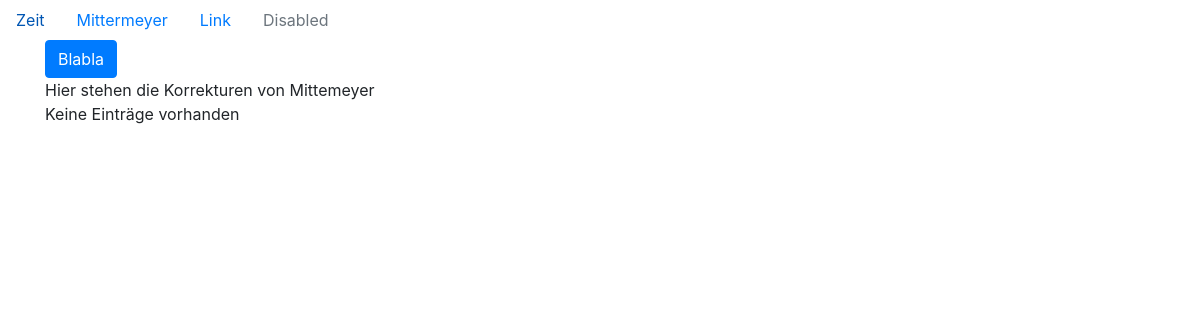
Before: /zeit/888888888888888/ with the older database file.
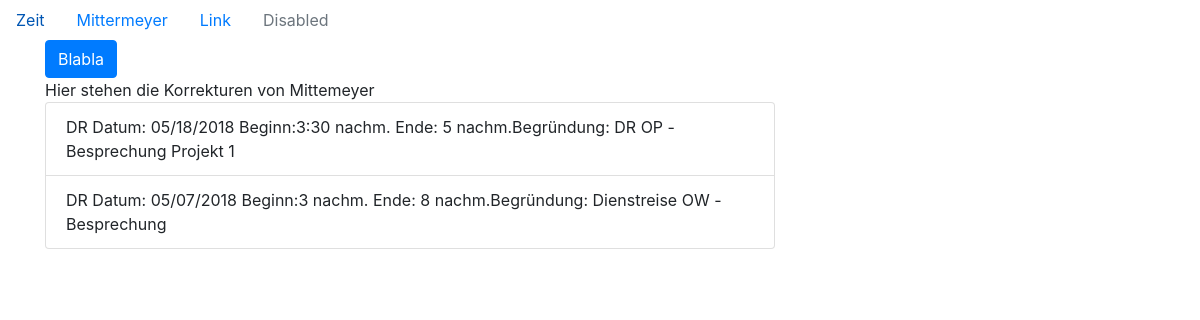
After: the same page with the newer database file.
### zeit/models.py (models this page shows, shortened)
class ZeitKorrektur(models.Model):
    KORR_TYPES = (
        ('DI', 'Dienst'),
        ('SU', 'Sonderurlaub'),
        ('VB', 'Vergessene Buchung'),
        ('DR', 'Dienstreise'),
    )
    person = models.ForeignKey(Person, on_delete=models.CASCADE)
    art = models.CharField(max_length=2, choices=KORR_TYPES)
    datum = models.DateField()
    beginn = models.TimeField()
    ende = models.TimeField()
    begruendung = models.TextField('Begründung', max_length=150)
    gedruckt = models.BooleanField()

### zeit/views.py (the view)
# urls.py: path('<int:pers_nr>/', views.detail, name='detail')
def detail(request, pers_nr):
    name = Person.objects.get(pers_nr=pers_nr).nach_name
    text = "Hier stehen die Korrekturen von {}".format(name)
    blabla = "Blabla"
    try:
        corrections = ZeitKorrektur.objects.select_related().filter(person=pers_nr)
    except Zeitkorrektur.DoesNotExist:
        raise Http404("Zeitkorrektur nicht vorhanden")
    context = {
        'text' : text,
        'blabla' : blabla,
        'corrections' : corrections,
    }
    return render(request, 'detail.html', context)

### zeit/templates/detail.html
{% extends 'base.html' %}
{% block content %}
<button type="button" class="btn btn-primary">{{ blabla }}</button>
<div>{{ text }}</div>
{% if corrections %}
<ul class="list-group">
    {% for cor in corrections %}
    <li class="list-group-item">{{ cor.art }} Datum: {{ cor.datum | date:'SHORT_DATE_FORMAT'}} Beginn:{{ cor.beginn }} Ende: {{ cor.ende }}Begründung: {{ cor.begruendung }}</li>
    {% endfor %}
</ul>
{% else %}
    <div>Keine Einträge vorhanden</div>
{% endif %}
{% endblock %}

### zeit/templates/base.html (shortened to what this page needs)
{% load bootstrap4 %}
{% bootstrap_css %}
<!doctype html>
<html lang="de">
    <head>
    </head>
<body>
        <nav class="nav">
                <a class="nav-link active" href="/zeit/">Zeit</a>
                <a class="nav-link" href="/zeit/888888888888888">Mittermeyer</a>
                <a class="nav-link" href="#">Link</a>
                <a class="nav-link disabled" href="#">Disabled</a>
              </nav>
    <div class="content container">
        <div class="row">
            <div class="col-md-8">
            {% block content %}
            {% endblock %}
            </div>
        </div>
    </div>
</body>
</html>

Changed rows visible on the page:
added ZeitKorrektur: art "DR", datum "05/18/2018", beginn "3:30 nachm.", ende "5 nachm.", begruendung "DR OP - Besprechung Projekt 1"
added ZeitKorrektur: art "DR", datum "05/07/2018", beginn "3 nachm.", ende "8 nachm.", begruendung "Dienstreise OW - Besprechung"
Other visible differences:
text no longer shown: "Keine Einträge vorhanden"
